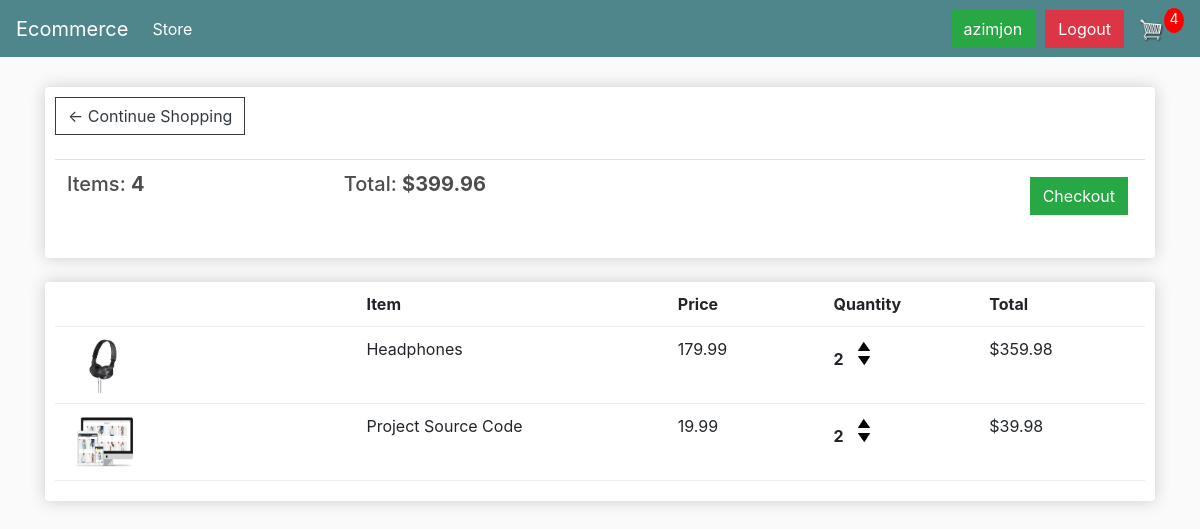
The app's page /cart (signed in) with its own data.
### store/models.py (models this page shows, shortened)
class Order(models.Model):
    customer = models.ForeignKey(
        Customer, on_delete=models.SET_NULL, null=True, blank=True)
    date_ordered = models.DateTimeField(auto_now_add=True)
    complete = models.BooleanField(default=False)
    transaction_id = models.CharField(max_length=100, null=True)
    @property
    def get_cart_total(self):
        orderitems = self.orderitem_set.all()
        total = sum([item.get_total for item in orderitems])
        return total
    @property
    def get_cart_items(self):
        orderitems = self.orderitem_set.all()
        total = sum([item.quantity for item in orderitems])
        return total

class OrderItem(models.Model):
    product = models.ForeignKey(Product, on_delete=models.SET_NULL, null=True)
    order = models.ForeignKey(Order, on_delete=models.SET_NULL, null=True)
    quantity = models.IntegerField(default=0, null=True, blank=True)
    date_added = models.DateTimeField(auto_now_add=True)
    @property
    def get_total(self):
        total = self.product.price * self.quantity
        return total

class Product(models.Model):
    name = models.CharField(max_length=200)
    price = models.DecimalField(max_digits=7, decimal_places=2)
    digital = models.BooleanField(default=False, null=True, blank=True)
    image = models.ImageField(null=True, blank=True)
    @property
    def imageURL(self):
        try:
            url = self.image.url
        except:
            url = '/images/placeholder.png'
        return url

### store/views.py (the view)
# urls.py: path('cart', cart, name='cart'),
@login_required(login_url='/login')
def cart(request):
    if request.user.is_authenticated:
        customer = request.user.customer
        order, created = Order.objects.get_or_create(
            customer=customer, complete=False)
        items = order.orderitem_set.all()
        cartItems = order.get_cart_items
    return render(request, 'store/cart.html', {'items': items, 'order': order, 'cartItems': cartItems, 'shipping': False})

### store/templates/store/cart.html
{% extends 'store/main.html' %} {% load static %} {% block content %}
<div class="row">
  <div class="col-lg-12">
    <div class="box-element">
      <a href="{% url 'store' %}" class="btn btn-outline-dark"
        >&#x2190; Continue Shopping</a
      >
      <br />
      <br />
      <table class="table">
        <tr>
          <th>
            <h5>Items: <strong>{{ order.get_cart_items }}</strong></h5>
          </th>
          <th>
            <h5>Total: <strong>${{ order.get_cart_total|floatformat:2 }}</strong></h5>
          </th>
          <th>
            <a
              style="float: right; margin: 5px"
              href="{% url 'checkout' %}"
              class="btn btn-success"
              >Checkout</a
            >
          </th>
        </tr>
      </table>
    </div>
    <br />
    <div class="box-element">
      <div class="cart-row">
        <div style="flex: 2"></div>
        <div style="flex: 2"><strong>Item</strong></div>
        <div style="flex: 1"><strong>Price</strong></div>
        <div style="flex: 1"><strong>Quantity</strong></div>
        <div style="flex: 1"><strong>Total</strong></div>
      </div>
      {% for item in items %}
      <div class="cart-row">
        <div style="flex: 2">
          <img
            src="{{ item.product.imageURL }}"
            alt="placeholder"
            class="row-image"
          />
        </div>
        <div style="flex: 2">{{ item.product.name }}</div>
        <div style="flex: 1">{{ item.product.price|floatformat:2 }}</div>
        <div style="flex: 1">
          <p class="quantity">{{ item.quantity }}</p>
          <div class="quantity">
            <img
              class="chg-quantity update-cart"
              src="{% static 'images/arrow-up.png' %}"
              alt="arrow-up"
              data-action="add"
              data-product="{{ item.product.id }}"
            />
            <img
              class="chg-quantity update-cart"
              src="{% static 'images/arrow-down.png' %}"
              alt="arrow-down"
              data-action="remove"
              data-product="{{ item.product.id }}"
            />
          </div>
        </div>
        <div style="flex: 1">${{ item.get_total }}</div>
      </div>
    {% endfor %}
    </div>
  </div>
</div>
{% endblock %}

### store/templates/store/main.html (shortened to what this page needs)
{% load static %}
<!DOCTYPE html>
<html lang="en">
  <head>
    <link
      rel="stylesheet"
      href="https://stackpath.bootstrapcdn.com/bootstrap/4.4.1/css/bootstrap.min.css"
    />
    <link rel="stylesheet" href="{% static 'css/main.css'%}" />
  	<link rel="stylesheet" href="https://use.fontawesome.com/releases/v5.6.1/css/all.css">
  </head>
  <body>
    <nav class="navbar navbar-expand-lg navbar-dark bg-dark">
      <a class="navbar-brand" href="{% url 'store' %}">Ecommerce</a>
      <div class="collapse navbar-collapse" id="navbarSupportedContent">
        <ul class="navbar-nav mr-auto">
          <li class="nav-item active">
            <a class="nav-link" href="{% url 'store' %}"
              >Store<span class="sr-only">(current)</span></a
            >
          </li>
        </ul>
        <div class="form-inline my-2 my-lg-0">
        {% if request.user.is_authenticated %}
            <a href="#" class="btn btn-success">{{ request.user }}</a>
            <div class="form-inline my-2 my-lg-0" style="margin-left: 10px;">
                <a href="{% url 'logout' %}" class="btn btn-danger">Logout</a>
            </div>
        {% else %}
          <a href="{% url 'login_user' %}" class="btn btn-warning">Login</a>
        {% endif %}
          <a href="{% url 'cart' %}">
            <img id="cart-icon" src="{% static 'images/cart.png' %}" />
          </a>
          {% if request.user.is_authenticated %}
            <p id="cart-total">{{ cartItems }}</p>
          {% endif %}
        </div>
      </div>
    </nav>
    <div class="container">{% block content %} {% endblock %}</div>
  </body>
</html>

### static/css/main.css (style rules this page uses)
body { background-color: hsl(0, 0%, 98%); }
h1, h2, h3, h4, h5, h6 { color: hsl(0, 0%, 30%); }
.box-element { box-shadow: hsl(0, 0%, 80%) 0 0 16px; background-color: #fff; border-radius: 4px; padding: 10px; }
.bg-dark { background-color: #4f868c !important; }
#cart-icon { width: 25px; display: inline-block; margin-left: 15px; }
#cart-total { display: block; text-align: center; color: #fff; background-color: red; width: 20px; height: 25px; border-radius: 50%; font-size: 14px; }
.col-lg-4, .col-lg-6, .col-lg-8, .col-lg-12 { margin-top: 10px; }
.btn { border-radius: 0; }
.row-image { width: 100px; }
.cart-row { display: flex; align-items: flex-stretch; padding-bottom: 10px; margin-bottom: 10px; border-bottom: 1px solid #ececec; }
.quantity { display: inline-block; font-weight: 700; padding-right: 10px; }
.chg-quantity { width: 12px; cursor: pointer; display: block; margin-top: 5px; transition: .1s; }
.container { margin-top: 20px; }

### records on screen
Order: get_cart_items "4", get_cart_total "399.96"
OrderItem: product.imageURL (picture), product.name "Headphones", product.price "179.99", quantity "2", get_total "359.98"
OrderItem: product.imageURL (picture), product.name "Project Source Code", product.price "19.99", quantity "2", get_total "39.98"

### other values on screen
{{ request.user }} "azimjon"
{{ cartItems }} "4"
